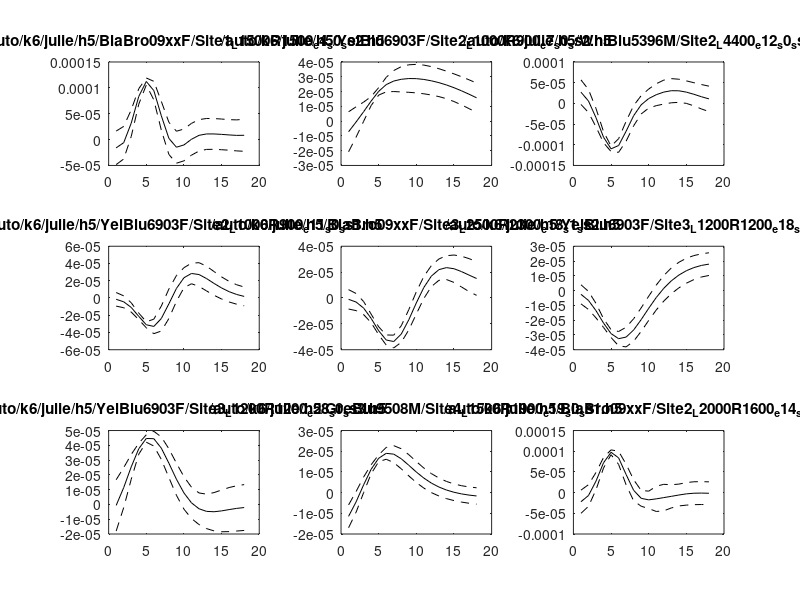
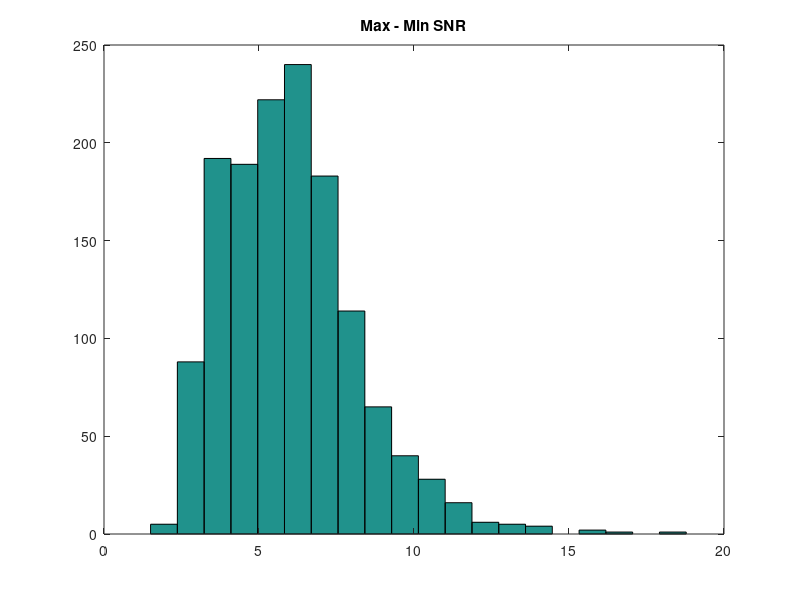
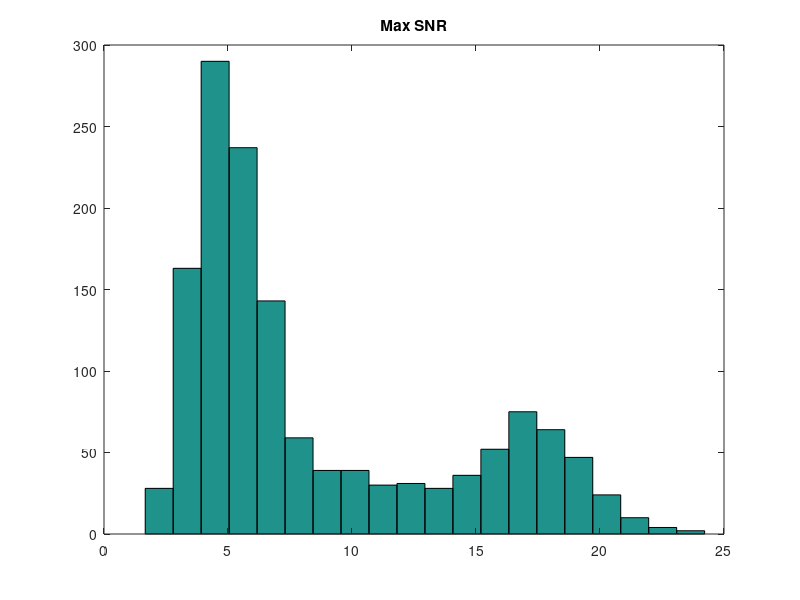
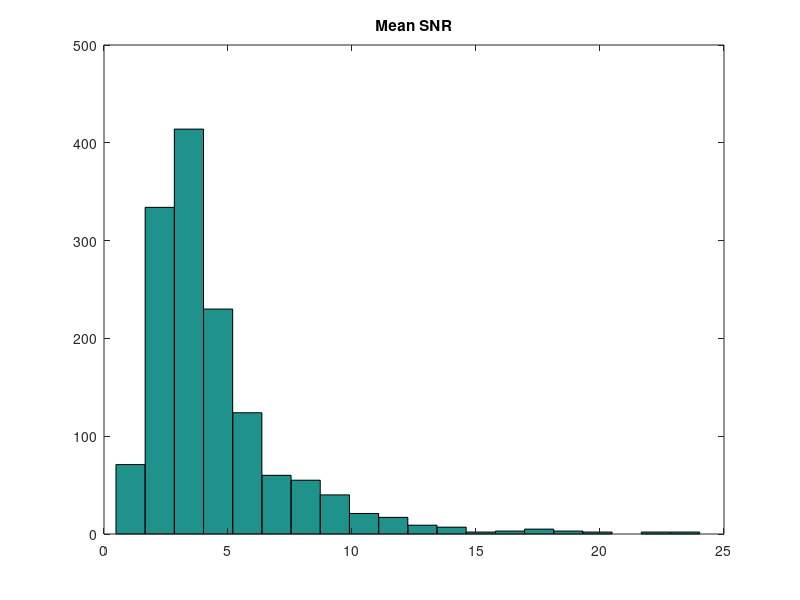

Here is the MATLAB script that generated these plots, in order:
% Load all meanSnips and calculate the SNR...

% Load the data
load meanSnipsAll.mat


% Make a figure showing a couple of examples.
nsnips = size(allMeanSnips, 1);

indShow = randi(nsnips, [1, 9]);

figure(1)
for i=1:9
    subplot(3,3,i);
    
    plot(allMeanSnips(indShow(i),:),'k');
    hold on;
    plot(allMeanSnips(indShow(i),:)-allSdSnips(indShow(i),:),'k--');
    plot(allMeanSnips(indShow(i),:)+allSdSnips(indShow(i),:),'k--');
    title(allNames{indShow(i)});
    hold off;
end

snrSnips = zeros(1, nsnips);
snrSnips2 = zeros(1, nsnips);
snrSnips3 = zeros(1, nsnips);
sortColor = zeros(nsnips,1);
sortTypes = unique(allSortType);

for i=1:nsnips
    maxVal = max(allMeanSnips(i,:));
    maxInd = find(allMeanSnips(i,:) == maxVal);
    minVal = min(allMeanSnips(i,:));
    minInd = find(allMeanSnips(i,:) == minVal);
    
    snrSnips(i) = (maxVal-minVal)./sqrt((allSdSnips(i,maxInd).^2 + allSdSnips(i,minInd).^2)/2);
    
    if abs(maxVal) > abs(minVal)
        snrSnips2(i) = abs(maxVal)./allSdSnips(i,maxInd);
    else
        snrSnips2(i) = abs(minVal)./allSdSnips(i,minInd);
    end
    
    snrSnips3(i) = mean(allMeanSnips(i,:).^2)./mean(allSdSnips(i,:).^2);
    
    if strcmp(sortTypes{1}, allSortType{i})
        sortColor(i) = 1;
    elseif strcmp(sortTypes{2}, allSortType{i})
        sortColor(i) = 32;
    else
        sortColor(i) = 64;
    end
end

figure(2);
hist(snrSnips,20);
title('Max - Min SNR');

figure(3);
hist(snrSnips2,20);
title('Max SNR');

figure(4);
hist(snrSnips3,20);
title('Mean SNR');

figure(5);
subplot(1,3,1);
scatter(snrSnips, snrSnips2,6, sortColor, 'fill');
xlabel('Max - Min SNR');
ylabel('Max SNR');

subplot(1,3,2);
scatter(snrSnips, snrSnips3, 6, sortColor, 'fill');
xlabel('Max - Min SNR');
ylabel('Mean SNR');

subplot(1,3,3);
scatter(snrSnips2, snrSnips3, 6, sortColor, 'fill');
xlabel('Max SNR');
ylabel('Mean SNR');

colorVals = colormap();
text(30, 25, 'multi' , 'Color', colorVals(1,:));
text(30, 23, 'noise' , 'Color', colorVals(32,:));
text(30, 21, 'single' , 'Color', colorVals(64,:));


    